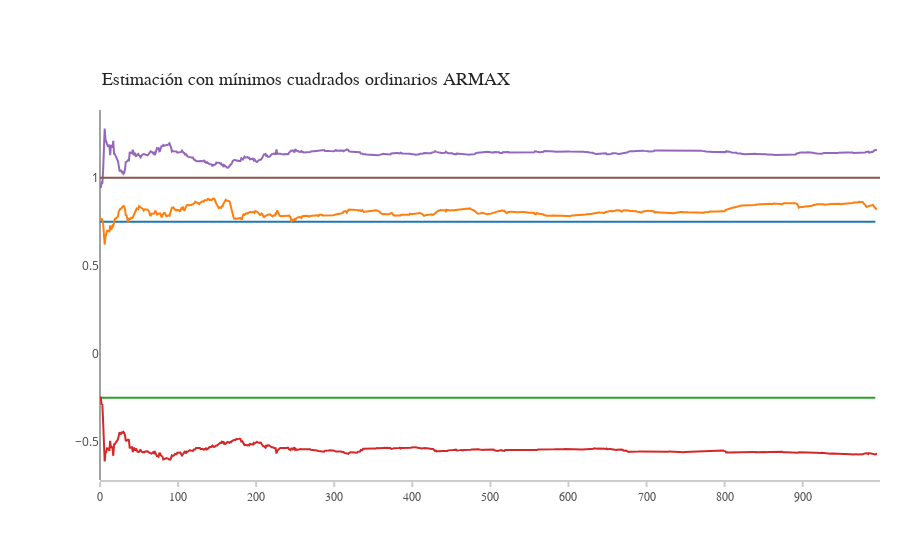

Here is the notebook cell this chart was saved with:
### Code cell
trace = go.Scatter(
    y = a1,
    x = np.arange(nobs),
    name = 'Parametro a1')

trace1 = go.Scatter(
    y = c3,
    x = np.arange(nobs),
    name = 'Estimacion a1')

trace2 = go.Scatter(
    y = a2,
    x = np.arange(nobs),
    name = 'Parametro a2')

trace3 = go.Scatter(
    y = c2,
    x = np.arange(nobs),
    name = 'Estimacion a2')

trace4 = go.Scatter(
    y = c1,
    x = np.arange(nobs),
    name = 'Estimación b')

trace5 = go.Scatter(
    y = [1 for _ in range(nobs)],
    x = np.arange(nobs),
    name = 'Parámetro b')


layout = go.Layout(
    xaxis=dict(
        showline=True,
        showgrid=False,
        showticklabels=True,
        linecolor='rgb(204, 204, 204)',
        linewidth=2,
        ticks='outside',
        tickcolor='rgb(204, 204, 204)',
        tickwidth=2,
        ticklen=5,
        tickfont=dict(
            family='Arial',
            size=12,
            color='rgb(82, 82, 82)',
        ),
    ),
    yaxis=dict(
        showgrid=False,
        zeroline=False,
        showline=False,
        showticklabels=True,
    ),
    autosize=False,
    margin=dict(
        autoexpand=False,
        l=100,
        r=20,
        t=110,
    )
)

annotations = []
annotations.append(dict(xref='paper', yref='paper', x=0.0, y=1.05,
                              xanchor='left', yanchor='bottom',
                              text='Estimación con mínimos cuadrados ordinarios ARMAX',
                              font=dict(family='Arial',
                                        size=18,
                                        color='rgb(37,37,37)'),
                              showarrow=False))

layout['annotations'] = annotations

layout['annotations'] = annotations
traces = [trace, trace1, trace2, trace3, trace4, trace5]

fig = go.Figure(data=traces, layout=layout)
py.iplot(fig,filename='ARMAXx')

### Figure 1 — Plotly figure (JSON) as saved in the notebook; plotly's stock layout.template omitted (floating-point values rounded to 4 significant figures; data arrays with more than 128 entries replaced by an {"elided": "..."} marker saying what was removed)
{"data": [{"name": "Parametro a1", "type": "scatter", "uid": "46767428-4961-45aa-ac50-ff8dbac1262e", "x": {"elided": "1000 int values"}, "y": {"elided": "994 float values"}}, {"name": "Estimacion a1", "type": "scatter", "uid": "cd34b7bf-db9e-42b1-8d11-0f009f90c0be", "x": {"elided": "1000 int values"}, "y": {"elided": "996 float values"}}, {"name": "Parametro a2", "type": "scatter", "uid": "4f254f02-83cc-4e6a-a13e-6cf24a6348d6", "x": {"elided": "1000 int values"}, "y": {"elided": "994 float values"}}, {"name": "Estimacion a2", "type": "scatter", "uid": "08277646-9d29-4b6e-93be-e41ab5b6d21e", "x": {"elided": "1000 int values"}, "y": {"elided": "996 float values"}}, {"name": "Estimación b", "type": "scatter", "uid": "83dfbe80-ef63-486b-a32b-5c7ff50604fd", "x": {"elided": "1000 int values"}, "y": {"elided": "996 float values"}}, {"name": "Parámetro b", "type": "scatter", "uid": "4f5be5f8-c859-4093-970a-8048a79b7030", "x": {"elided": "1000 int values"}, "y": {"elided": "1000 int values"}}], "layout": {"annotations": [{"font": {"color": "rgb(37,37,37)", "family": "Arial", "size": 18}, "showarrow": false, "text": "Estimación con mínimos cuadrados ordinarios ARMAX", "x": 0, "xanchor": "left", "xref": "paper", "y": 1.05, "yanchor": "bottom", "yref": "paper"}], "autosize": false, "margin": {"autoexpand": false, "l": 100, "r": 20, "t": 110}, "xaxis": {"linecolor": "rgb(204, 204, 204)", "linewidth": 2, "showgrid": false, "showline": true, "showticklabels": true, "tickcolor": "rgb(204, 204, 204)", "tickfont": {"color": "rgb(82, 82, 82)", "family": "Arial", "size": 12}, "ticklen": 5, "ticks": "outside", "tickwidth": 2}, "yaxis": {"showgrid": false, "showline": false, "showticklabels": true, "zeroline": false}}}
